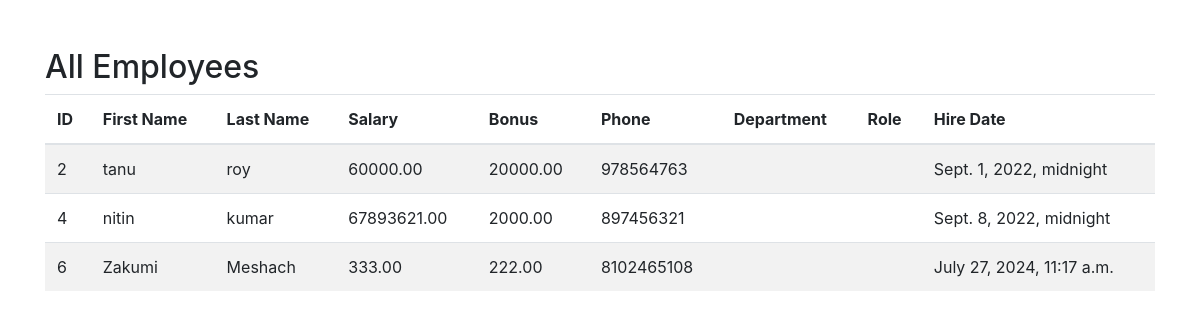
The app's page /all_emp with its own data.
### emp_app/models.py (models this page shows)
class Employee(models.Model):
    first_name = models.CharField(max_length=50)
    last_name = models.CharField(max_length=50)
    salary = models.DecimalField(max_digits=10, decimal_places=2)
    bonus = models.DecimalField(max_digits=10, decimal_places=2)
    phone = models.CharField(max_length=15)
    dept = models.CharField(max_length=100)
    role = models.CharField(max_length=100)
    hire_date = models.DateTimeField()
    def __str__(self):
        return "%s %s %s" %(self.first_name, self.last_name, self.phone)

### emp_app/views.py (the view)
# urls.py: path('all_emp', views.all_emp, name='all_emp'),
def all_emp(request):
    emps = Employee.objects.all()
    context = {
        'emps': emps
    }
    print(context)
    return render(request, 'view_all_emp.html',context)

### emp_app/templates/view_all_emp.html (shortened to what this page needs)
<!DOCTYPE html>
<html lang="en">
<head>
    <link rel="stylesheet" href="https://maxcdn.bootstrapcdn.com/bootstrap/4.5.2/css/bootstrap.min.css">
</head>
<body>
    <div class="container mt-5">
        <h2>All Employees</h2>
        <table class="table table-striped">
            <thead>
                <tr>
                    <th>ID</th>
                    <th>First Name</th>
                    <th>Last Name</th>
                    <th>Salary</th>
                    <th>Bonus</th>
                    <th>Phone</th>
                    <th>Department</th>
                    <th>Role</th>
                    <th>Hire Date</th>
                </tr>
            </thead>
            <tbody>
                {% for emp in emps %}
                <tr>
                    <td>{{ emp.id }}</td>
                    <td>{{ emp.first_name }}</td>
                    <td>{{ emp.last_name }}</td>
                    <td>{{ emp.salary }}</td>
                    <td>{{ emp.bonus }}</td>
                    <td>{{ emp.phone }}</td>
                    <td>{{ emp.dept.name }}</td>
                    <td>{{ emp.role.name }}</td>
                    <td>{{ emp.hire_date }}</td>
                </tr>
                {% endfor %}
            </tbody>
        </table>
    </div>
</body>
</html>

### records on screen
Employee: id "2", first_name "tanu", last_name "roy", salary "60000.00", bonus "20000.00", phone "978564763", hire_date "Sept. 1, 2022, midnight"
Employee: id "4", first_name "nitin", last_name "kumar", salary "67893621.00", bonus "2000.00", phone "897456321", hire_date "Sept. 8, 2022, midnight"
Employee: id "6", first_name "Zakumi", last_name "Meshach", salary "333.00", bonus "222.00", phone "8102465108", hire_date "July 27, 2024, 11:17 a.m."
